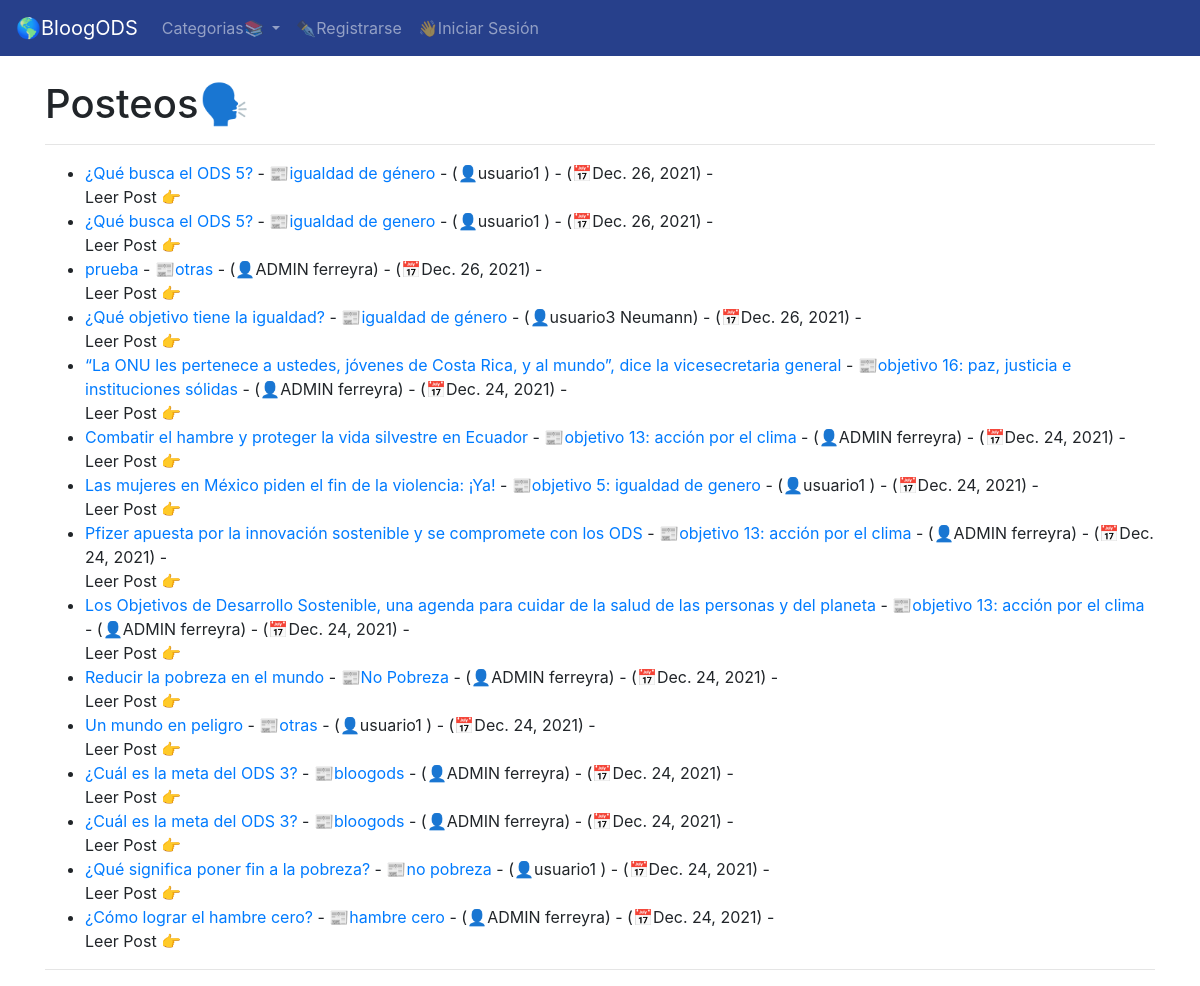
The app's page /, older data.
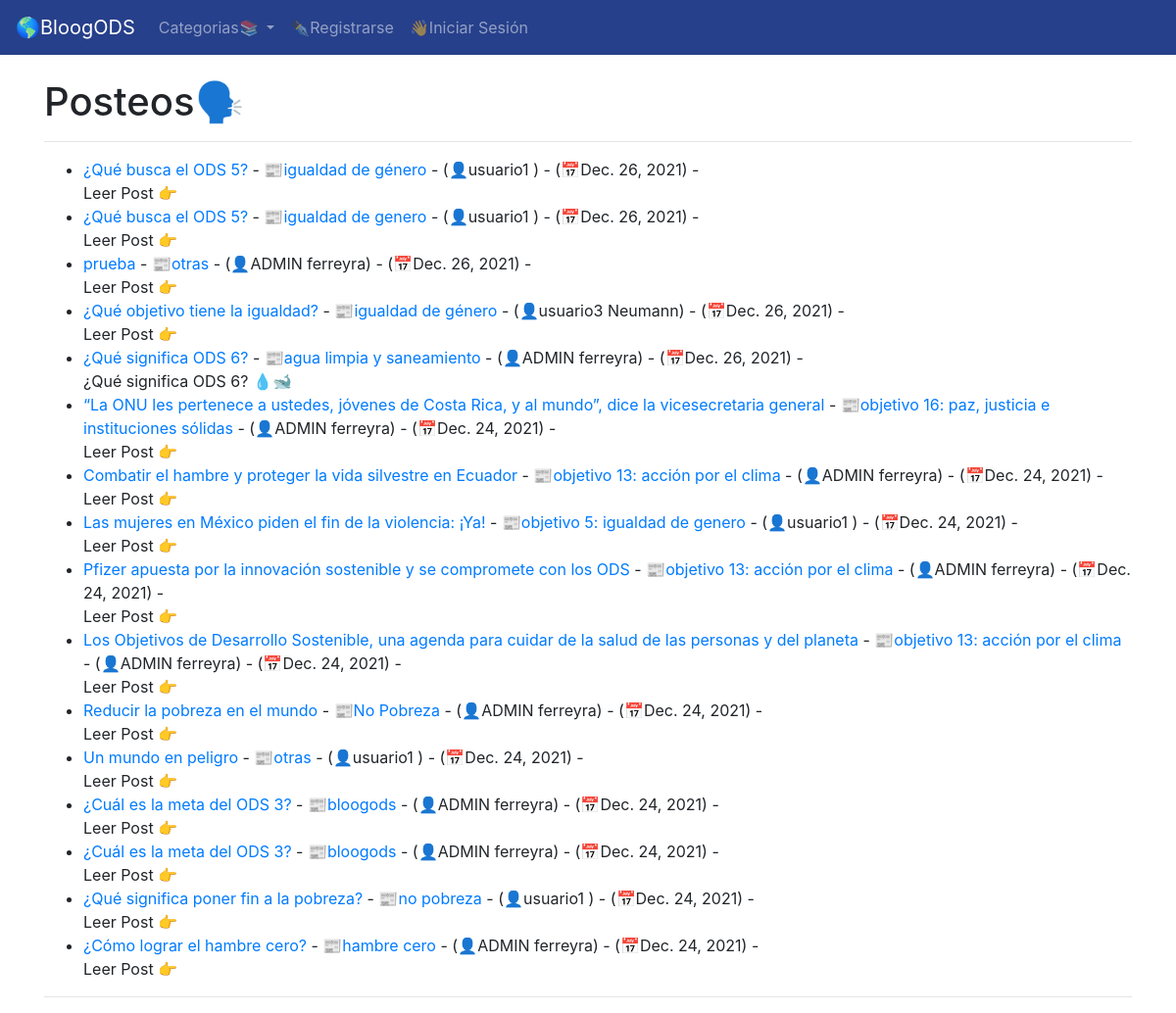
The same page, newer data.
### theblog/models.py (models this page shows, shortened)
class Post(models.Model):
    title = models.CharField(max_length=255)
    title_tag = models.CharField(max_length=255)
    author = models.ForeignKey(User, on_delete=models.CASCADE)
    body = RichTextField(blank=True, null=True)
    post_date =  models.DateField(auto_now_add=True)
    category = models.CharField(max_length=255, default='Otras...')
    snippet = models.CharField(max_length=255, default='Leer Post 👉')
    likes = models.ManyToManyField(User, related_name='blog_posts')

### theblog/views.py (the view)
# urls.py: path('', HomeView.as_view(), name='home'),
class HomeView(ListView):
    model = Post
    template_name = 'home.html'
    ordering = ['-post_date']
    def get_context_data(self, *args, **kwargs):
        cat_menu = Category.objects.all()
        context = super(HomeView, self).get_context_data(*args, **kwargs)
        context["cat_menu"] = cat_menu
        return context

### theblog/models.py (called while the page is built)
    def __str__(self):
        return self.name

### theblog/templates/home.html (shortened to what this page needs)
{% extends 'base.html' %}
{% block content %}
<h1>Posteos🗣️</h1>
<hr>
<ul>
{% for post in object_list %}
    <li><a href="{% url 'article-detail' post.pk %}">{{post.title}}</a>
        - <a href="{% url 'category' post.category|slugify %}">📰{{ post.category }}</a>
        - (👤{{post.author.username}} {{post.author.last_name}}) -
        (📅{{ post.post_date }}) -  </a><br/>
    {{ post.snippet }}</li>
{% endfor %}
</ul>
<hr>
{% endblock  %}

Row changes from the older to the newer data that the page shows:
added Post: title "¿Qué significa ODS 6?", category "agua limpia y saneamiento", author.username "ADMIN", author.last_name "ferreyra", post_date "Dec. 26, 2021", snippet "¿Qué significa ODS 6? 💧🐋"
